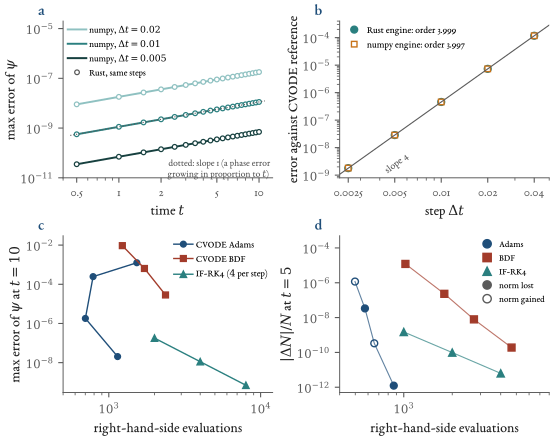

The script that drew this image:
"""Figure ch02_planewave: the exact plane wave of the projected GP equation (Lean: planeState_solves_galerkin) against three integrators.
 (a) error of the two IF-RK4 engines (numpy, Rust) against psi0 exp(-i w t), N = 32, L = 16, g = 1, mode m = 3, three steps dt;
 (b) order of the IF-RK4 step measured against a CVODE reference (Adams, rtol 1e-12) of the same right-hand side: the Rust example
     of the registered test (data/generated/pgpe/bench/cvode_order.json, re-run) and the same test through the Python module;
 (c) cost against accuracy on the plane wave, N = 16: IF-RK4 (4 right-hand sides per step) against CVODE Adams and BDF;
 (d) drift of the norm (the quantity whose rate Lean proves to vanish) along a flow with interacting modes, N = 16, t = 5.
Reads figures/ch02_numbers.json (keys A_order, C_planewave, D_invariants)."""
import sys, json
from pathlib import Path
sys.path.insert(0, str(Path(__file__).resolve().parents[1]))
from figstyle import *
plt.rcParams["axes.unicode_minus"] = False
from matplotlib.ticker import FuncFormatter, NullFormatter

d = json.loads((Path(__file__).with_name("ch02_numbers.json")).read_text())
A, C, D = d["A_order"], d["C_planewave"], d["D_invariants"]
ADAMS, BDF, RK4 = BLUE, RED, TEAL

def logticks(ax, axis="y"):
    f = FuncFormatter(lambda v, p: (r"$10^{%d}$" % int(round(np.log10(v)))) if v > 0 else "")
    a = ax.yaxis if axis == "y" else ax.xaxis
    a.set_major_formatter(f); a.set_minor_formatter(NullFormatter())

fig = plt.figure(figsize=(TEXTW, 4.3))
axA = fig.add_axes([0.095, 0.585, 0.375, 0.365]); axB = fig.add_axes([0.590, 0.585, 0.375, 0.365])
axC = fig.add_axes([0.095, 0.085, 0.375, 0.365]); axD = fig.add_axes([0.590, 0.085, 0.375, 0.365])

# (a) engines against the exact solution
t = np.array(C["times"]); shade = {"dt=0.02": "#8FC1C1", "dt=0.01": TEAL, "dt=0.005": "#16403F"}
for key, col in shade.items():
    sr = C["engine_series"][key]
    axA.plot(t[1:], np.array(sr["numpy_err"])[1:], "-", color=col, lw=1.4, label=f"numpy, $\\Delta t={key[3:]}$")
    axA.plot(t[1:], np.array(sr["rust_err"])[1:], "o", color=col, ms=3.4, mfc="white", mew=0.9)
axA.plot([], [], "o", color=GREY, mfc="white", mew=0.9, ms=3.4, label="Rust, same steps")
tt = np.array([0.45, 11.0]); axA.plot(tt, 1.1246e-9 * tt, ":", color=GREY, lw=0.8)
axA.set_xscale("log"); axA.set_yscale("log"); axA.set_xlim(0.4, 12.5); axA.set_ylim(1e-11, 2e-5)
axA.set_xlabel("time $t$"); axA.set_ylabel("max error of $\\psi$", labelpad=1); logticks(axA); axA.set_xticks([0.5, 1, 2, 5, 10]); axA.set_xticklabels(["0.5", "1", "2", "5", "10"])
axA.legend(loc="upper left", fontsize=6.7, handletextpad=0.3, borderaxespad=0.1); panel(axA, "a")
axA.text(12.0, 2.2e-11, "dotted: slope 1 (a phase error\ngrowing in proportion to $t$)", fontsize=6.9, color=GREY, va="center", ha="right", linespacing=1.15)

# (b) order
dts = np.array([p[0] for p in A["dt_error_rust"]]); er = np.array([p[1] for p in A["dt_error_rust"]])
ep = np.array([p[1] for p in A["python_route"]["dt_error"]])
axB.loglog(dts, er, "o", color=RK4, ms=5, label=f"Rust engine: order {A['fitted_order_lsq_all5']:.3f}")
axB.loglog(dts, ep, "s", color=ORANGE, ms=4, mfc="white", mew=1.0, label=f"numpy engine: order {A['python_route']['fitted_order_lsq_all5']:.3f}")
g = np.array([0.0022, 0.05]); axB.loglog(g, er[2] * (g / dts[2]) ** 4, "-", color=GREY, lw=0.8)
axB.text(0.0042, 1.2e-9, "slope 4", color=GREY, fontsize=7.4, rotation=37)
axB.set_xlabel("step $\\Delta t$"); axB.set_ylabel("error against CVODE reference", labelpad=1)
axB.set_xlim(0.0022, 0.05); axB.set_ylim(8e-10, 4e-4); logticks(axB)
axB.set_xticks([0.0025, 0.005, 0.01, 0.02, 0.04]); axB.set_xticklabels(["0.0025", "0.005", "0.01", "0.02", "0.04"]); axB.xaxis.set_minor_formatter(NullFormatter())
axB.legend(loc="upper left", fontsize=7.0, handletextpad=0.3, borderaxespad=0.1); panel(axB, "b")

# (c) cost against accuracy on the plane wave
cv = C["cvode_N16"]["rows"]
for m, col, mk, lab in (("adams", ADAMS, "o", "CVODE Adams"), ("bdf", BDF, "s", "CVODE BDF")):
    r = [x for x in cv if x["method"] == m]
    axC.plot([x["nfe"] for x in r], [x["err"] for x in r], "-" + mk, color=col, ms=4.2, lw=1.0, label=lab)
e16 = C["engine_N16"]
axC.plot([x["nfe_equivalent"] for x in e16], [x["err"] for x in e16], "-^", color=RK4, ms=4.6, lw=1.0, label="IF-RK4 ($4$ per step)")
axC.set_xscale("log"); axC.set_yscale("log"); axC.set_xlim(5e2, 1.2e4); axC.set_ylim(3e-10, 3e-2)
axC.set_xlabel("right-hand-side evaluations"); axC.set_ylabel("max error of $\\psi$ at $t=10$", labelpad=1)
logticks(axC); logticks(axC, "x"); axC.legend(loc="upper right", fontsize=6.9, handletextpad=0.3, borderaxespad=0.1); panel(axC, "c")

# (d) drift of the norm
rows = D["rows"]
def pts(sel):
    return [(x["nfe"], x["dN_over_N_signed"]) for x in rows if sel(x) and x.get("nfe") is not None]
rk = [(4 * D["t_end"] / x["dt"], x["dN_over_N_signed"]) for x in rows if x.get("engine") == "rust"]
for m, col, mk in (("adams", ADAMS, "o"), ("bdf", BDF, "s")):
    p = pts(lambda x: x.get("method") == m)
    for n, v in p:
        axD.plot([n], [abs(v)], mk, color=col, ms=5, mfc=(col if v < 0 else "white"), mew=1.0)
    axD.plot([n for n, v in p], [abs(v) for n, v in p], "-", color=col, lw=0.8, alpha=0.7)
for n, v in rk:
    axD.plot([n], [abs(v)], "^", color=RK4, ms=5.2, mfc=(RK4 if v < 0 else "white"), mew=1.0)
axD.plot([n for n, v in rk], [abs(v) for n, v in rk], "-", color=RK4, lw=0.8, alpha=0.7)
axD.set_xscale("log"); axD.set_yscale("log"); axD.set_xlim(4e2, 8e3); axD.set_ylim(5e-13, 5e-4)
axD.set_xlabel("right-hand-side evaluations"); axD.set_ylabel("$|\\Delta N|/N$ at $t=5$", labelpad=1)
logticks(axD); logticks(axD, "x")
axD.plot([], [], "o", color=ADAMS, label="Adams"); axD.plot([], [], "s", color=BDF, label="BDF"); axD.plot([], [], "^", color=RK4, label="IF-RK4")
axD.plot([], [], "o", color=GREY, label="norm lost"); axD.plot([], [], "o", color=GREY, mfc="white", label="norm gained")
axD.legend(loc="upper right", fontsize=6.6, handletextpad=0.3, borderaxespad=0.1, ncol=1); panel(axD, "d")
save(fig, "ch02_planewave")
